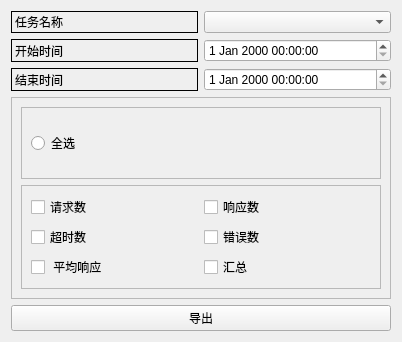
<?xml version="1.0" encoding="UTF-8"?>
<ui version="4.0">
 <class>ExportGraphWidget</class>
 <widget class="QWidget" name="ExportGraphWidget">
  <property name="geometry">
   <rect>
    <x>0</x>
    <y>0</y>
    <width>402</width>
    <height>342</height>
   </rect>
  </property>
  <property name="windowTitle">
   <string>Form</string>
  </property>
  <layout class="QVBoxLayout" name="verticalLayout_2">
   <item>
    <layout class="QGridLayout" name="gridLayout">
     <item row="1" column="1">
      <widget class="QDateTimeEdit" name="_start_time"/>
     </item>
     <item row="2" column="1">
      <widget class="QDateTimeEdit" name="_endtime"/>
     </item>
     <item row="1" column="0">
      <widget class="QLabel" name="label">
       <property name="frameShape">
        <enum>QFrame::Box</enum>
       </property>
       <property name="text">
        <string>开始时间</string>
       </property>
      </widget>
     </item>
     <item row="0" column="1">
      <widget class="QComboBox" name="_task_comb"/>
     </item>
     <item row="2" column="0">
      <widget class="QLabel" name="label_2">
       <property name="frameShape">
        <enum>QFrame::Box</enum>
       </property>
       <property name="frameShadow">
        <enum>QFrame::Plain</enum>
       </property>
       <property name="text">
        <string>结束时间</string>
       </property>
      </widget>
     </item>
     <item row="0" column="0">
      <widget class="QLabel" name="label_3">
       <property name="sizePolicy">
        <sizepolicy hsizetype="Preferred" vsizetype="Preferred">
         <horstretch>0</horstretch>
         <verstretch>0</verstretch>
        </sizepolicy>
       </property>
       <property name="frameShape">
        <enum>QFrame::Box</enum>
       </property>
       <property name="frameShadow">
        <enum>QFrame::Plain</enum>
       </property>
       <property name="text">
        <string>任务名称</string>
       </property>
      </widget>
     </item>
    </layout>
   </item>
   <item>
    <widget class="QFrame" name="frame">
     <property name="focusPolicy">
      <enum>Qt::NoFocus</enum>
     </property>
     <property name="frameShape">
      <enum>QFrame::StyledPanel</enum>
     </property>
     <property name="frameShadow">
      <enum>QFrame::Raised</enum>
     </property>
     <layout class="QVBoxLayout" name="verticalLayout">
      <item>
       <widget class="QFrame" name="frame_3">
        <property name="frameShape">
         <enum>QFrame::StyledPanel</enum>
        </property>
        <property name="frameShadow">
         <enum>QFrame::Raised</enum>
        </property>
        <layout class="QHBoxLayout" name="horizontalLayout_2">
         <item>
          <widget class="QRadioButton" name="_all_check">
           <property name="text">
            <string>全选</string>
           </property>
          </widget>
         </item>
        </layout>
       </widget>
      </item>
      <item>
       <widget class="QFrame" name="frame_2">
        <property name="layoutDirection">
         <enum>Qt::LeftToRight</enum>
        </property>
        <property name="frameShape">
         <enum>QFrame::StyledPanel</enum>
        </property>
        <property name="frameShadow">
         <enum>QFrame::Raised</enum>
        </property>
        <layout class="QGridLayout" name="gridLayout_2">
         <item row="0" column="0">
          <widget class="QCheckBox" name="_requst_ck">
           <property name="text">
            <string>请求数</string>
           </property>
          </widget>
         </item>
         <item row="0" column="1">
          <widget class="QCheckBox" name="_response_ck">
           <property name="text">
            <string>响应数</string>
           </property>
          </widget>
         </item>
         <item row="1" column="0">
          <widget class="QCheckBox" name="_error_ck">
           <property name="text">
            <string>超时数</string>
           </property>
          </widget>
         </item>
         <item row="3" column="0">
          <widget class="QCheckBox" name="_avgresp_ck">
           <property name="text">
            <string> 平均响应</string>
           </property>
          </widget>
         </item>
         <item row="3" column="1">
          <widget class="QCheckBox" name="_summary_ck">
           <property name="text">
            <string>汇总</string>
           </property>
          </widget>
         </item>
         <item row="1" column="1">
          <widget class="QCheckBox" name="_timeout_ck">
           <property name="text">
            <string>错误数</string>
           </property>
          </widget>
         </item>
        </layout>
       </widget>
      </item>
     </layout>
    </widget>
   </item>
   <item>
    <layout class="QHBoxLayout" name="horizontalLayout">
     <item>
      <widget class="QPushButton" name="_export_btn">
       <property name="text">
        <string>导出</string>
       </property>
      </widget>
     </item>
    </layout>
   </item>
  </layout>
 </widget>
 <resources/>
 <connections/>
</ui>
